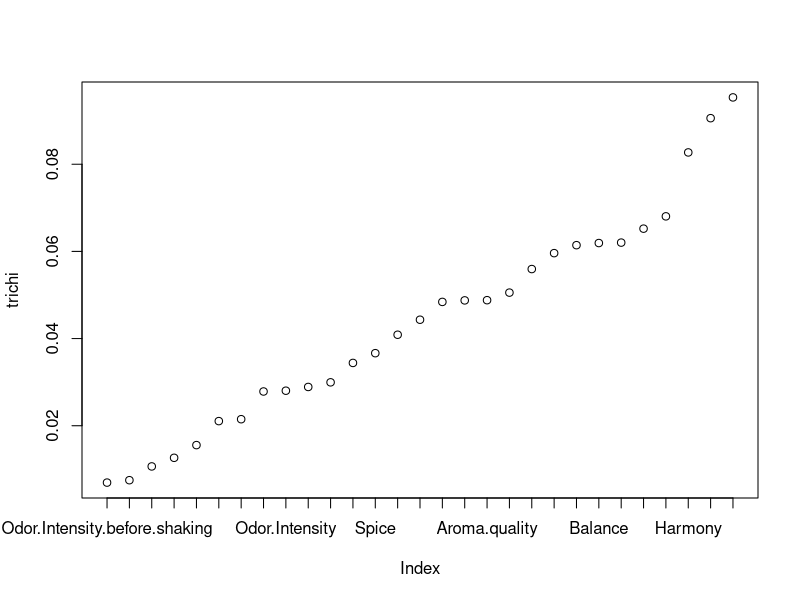
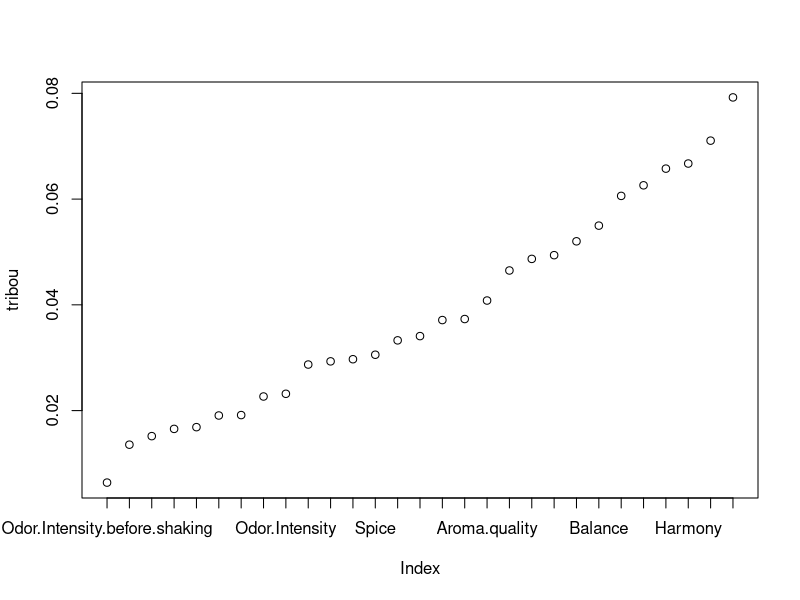
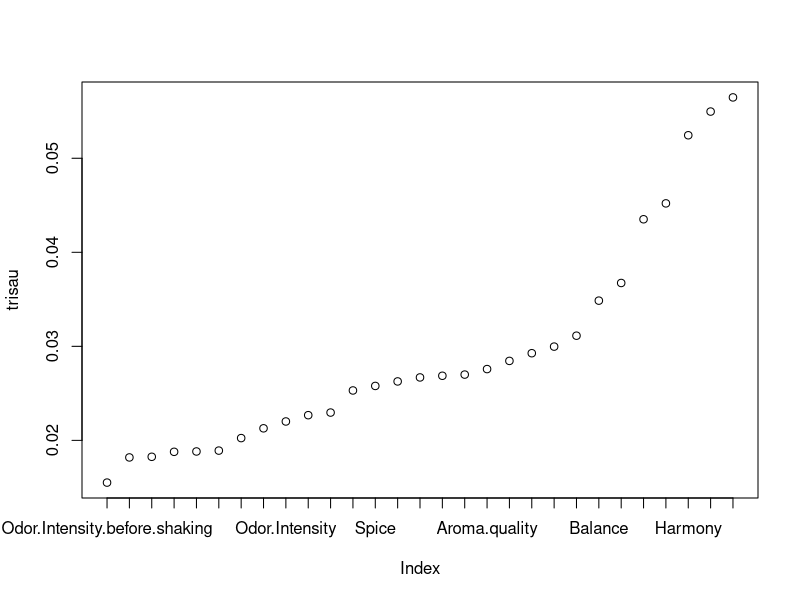

Recreate these plots in R, in order. (Note: this script raises an error after producing the figures.)
wine=read.csv('wine.csv')
#Mean and standard-deviation of the 29 quantitative variable in wine;
M = unname(colMeans(wine[4:32]))
V = unname(sapply(wine[4:32],sd)) #variance corrigée ?? facteur (21/20) ?
print(V)
print(M)

#Centering and reducing
CR=wine
for (i in 1:29)
{
  CR[,3+i] <- (wine[,3+i]-M[i])/(V[i])
}
#Check if variables ar indeed recuded and centered
Barycentre=(colMeans(CR[4:32]))
print(Barycentre)
Variance=diag(var(CR[4:32]))
print(Variance)

#inertia
Inertie=sum(Variance)
print(Inertie)

"Q2"
chinon=CR[CR$Label == 'Chinon',]
saumur=CR[CR$Label == 'Saumur',]
bourgueuil=CR[CR$Label == 'Bourgueuil',]

#poids
pchi=nrow(chinon)/nrow(CR)
psau=nrow(saumur)/nrow(CR)
pbou=nrow(bourgueuil)/nrow(CR)
#barycentre
mchi= unname(colMeans(chinon[4:32]))
msau= unname(colMeans(saumur[4:32]))
mbou= unname(colMeans(bourgueuil[4:32]))
#carrée des normes euclidiennes des barycentres
nchi=sum(mchi^2)
nsau=sum(msau^2)
nbou=sum(mbou^2)
#Inertie externe
Inex=pchi*nchi+psau*nsau+pbou*nbou
#R2 pour le partionnement en appelation A CORRIGER
R=Inex/Inertie
print(100*R)

#R2 par variable
rchi=(sapply((chinon[4:32]),sd)^2)/sum(Variance)
rbou=(sapply((bourgueuil[4:32]),sd)^2)/sum(Variance)
rsau=(sapply((saumur[4:32]),sd)^2)/sum(Variance)
trichi=rchi[order(unlist(rchi))]
tribou=rbou[order(unlist(rbou))]
trisau=rsau[order(unlist(rsau))]

plot(trichi,xaxt='n')
axis(1,at=1:29,labels=names(rchi))

plot(tribou,xaxt='n')
axis(1,at=1:29,labels=names(rbou))

plot(trisau,xaxt='n')
axis(1,at=1:29,labels=names(rsau))

Rr=1-(sum(rchi))
print(Rr)
rm(red)

#PART2

#Q2
#def (a faire label)
w=1/nrow(wine) * diag(1,nrow(wine))
m=1/ncol(wine[4:32]) * diag(1,ncol(wine[4:32]))
X=as.matrix(CR[4:32])
Y=cbind(ifelse(CR$Label == 'Bourgueuil',1,0),ifelse(CR$Label == 'Chinon',1,0),ifelse(CR$Label == 'Saumur',1,0))
Z=cbind(ifelse(CR$Soil == 'Env1',1,0),ifelse(CR$Soil == 'Env2',1,0),ifelse(CR$Soil == 'Reference',1,0),ifelse(CR$Soil == 'Env4',1,0))

#piYw
Py= Y %*% solve(t(Y) %*% w %*% Y) %*% t(Y) %*% w
print(Py)

#piXjm
j = 1
rm(Px)
Px=list()
for (j in 1:21) {
Px[[j]] = X[j,] %*% solve(t(X[j,]) %*% m %*% X[j,]) %*% t(X[j,]) %*% m
}
#tr
T=sum(diag(Px[[1]]*Py))

Test=Py%*%as.matrix(CR[4])
print(CR[4])
Va = unname(sapply(bourgueuil[4],mean))


#QC
Rma=X %*% m %*% t(X) %*% w
sum(diag(Rma %*% Py))

Pz= Z %*% solve(t(Z) %*% w %*% Z) %*% t(Z) %*% w

sum(diag(Rma %*% Pz))